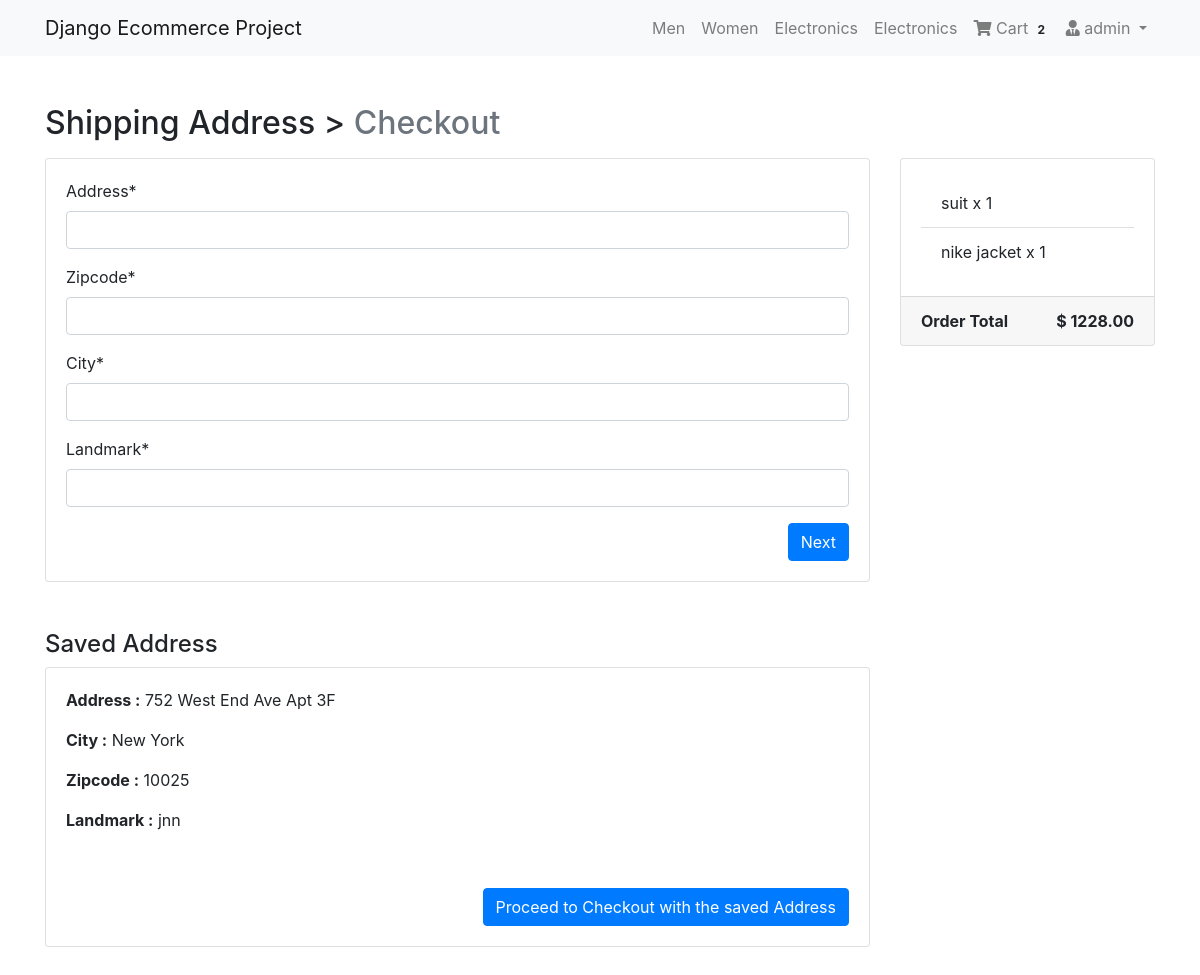
Screenshot of /checkout/ (signed in) with the database file from the repository.
### cart/models.py (models this page shows, shortened)
class Order(models.Model):
    orderitems = models.ManyToManyField(Cart)
    user = models.ForeignKey(User, on_delete=models.CASCADE)
    ordered = models.BooleanField(default=False)
    created = models.DateTimeField(auto_now_add=True)
    paymentId = models.CharField(max_length=200, blank=True, null=True)
    orderId = models.CharField(max_length=200, blank=True, null=True)
    def get_totals(self):
        total = 0
        for order_item in self.orderitems.all():
            total += order_item.get_total()
        return total

class Cart(models.Model):
    user = models.ForeignKey(User, on_delete=models.CASCADE)
    item = models.ForeignKey(Product, on_delete=models.CASCADE)
    quantity = models.IntegerField(default=1)
    purchased = models.BooleanField(default=False)
    created = models.DateTimeField(auto_now_add=True)
    def get_total(self):
        total = self.item.price * self.quantity
        floattotal = float("{0:.2f}".format(total))
        return floattotal

### checkout/models.py (models this page shows, shortened)
class BillingAddress(models.Model):
	user = models.ForeignKey(User, on_delete=models.CASCADE)
	address = models.CharField(max_length=100)
	zipcode = models.CharField(max_length=50)
	city = models.CharField(max_length=30)
	landmark = models.CharField(max_length=20)
	class Meta:
		verbose_name_plural = "Billing Addresses"

### products/models.py (models this page shows, shortened)
class Product(models.Model):
    mainimage = models.ImageField(upload_to='products/', blank=True)
    name = models.CharField(max_length=300)
    slug = models.SlugField()
    category = models.ForeignKey(Category, on_delete=models.CASCADE)
    preview_text = models.TextField(max_length=200, verbose_name='Preview Text')
    detail_text = models.TextField(max_length=1000, verbose_name='Detail Text')
    price = models.FloatField()

### checkout/views.py (the view, shortened to what this page needs)
# urls.py: path('checkout/', checkout, name="index"),
def checkout(request):
    form = BillingForm
    order_qs = Order.objects.filter(user=request.user, ordered=False)
    order_items = order_qs[0].orderitems.all()
    order_total = order_qs[0].get_totals()
    context = {"form": form, "order_items": order_items, "order_total": order_total}
    saved_address = BillingAddress.objects.filter(user=request.user)
    if saved_address.exists():
        savedAddress = saved_address.first()
        context = {"form": form, "order_items": order_items, "order_total": order_total, "savedAddress": savedAddress}
    return render(request, 'checkout/index.html', context)

### cart/templatetags/cart_tag.py (called while the page is built)
@register.filter
def cart_total(user):
    order = Order.objects.filter(user=user, ordered=False)
    if order.exists():
        return order[0].orderitems.count()
    else:
        return 0

### checkout/templates/checkout/index.html (shortened to what this page needs)
{% extends 'products/base.html' %}
{% load crispy_forms_tags %}
{% block content %}
<div class="container mt-5">
  <h2 class="mb-3">Shipping Address > <span class="text-muted">Checkout</span></h2>
  <div class="row">
    <div class="col-md-9">
     <div class="card mb-5" style="height: auto">
       <div class="card-body">
          <form method="POST">
         {{ form | crispy}}
          <button type="submit" class="btn btn-primary float-right">Next</button>
          </form>
       </div>
     </div>
      {% if savedAddress %}
      <h4>Saved Address</h4>
      <div class="card mb-5" style="height: auto">
        <div class="card-body">
          <p><b>Address :</b> {{ savedAddress.address }}</p>
          <p><b>City :</b> {{ savedAddress.city }}</p>
          <p><b>Zipcode :</b> {{ savedAddress.zipcode }}</p>
          <p><b>Landmark :</b> {{ savedAddress.landmark }}</p>
        </div>
        <div class="card-body">
           <a href="{% url 'checkout:payment' %}" class="btn btn-primary float-right">Proceed to Checkout with the saved Address</a>
        </div>
      </div>
      {% endif %}
    </div>
    <div class="col-md-3">
      <div class="card" style="height: auto">
        <div class="card-body">
          <ul class="list-group list-group-flush">
            {% for item in order_items %}
            <li class="list-group-item">{{ item.item.name }} x {{ item.quantity }}</li>
            {% endfor %}
          </ul>
        </div>
           <div class="card-footer">
            <span class="float-left"><b>Order Total</b></span>
            <span class="float-right"><b>$ {{ order_total | floatformat:2 }}</b></span>
          </div>
      </div>
    </div>
  </div>
</div>
{% endblock %}

### products/templates/products/navbar.html (shortened to what this page needs)
{% load cart_tag %}
<nav class="navbar navbar-expand-lg navbar-light bg-light">
  <div class="container">
  <a class="navbar-brand" href="/">Django Ecommerce Project</a>
  <div class="collapse navbar-collapse" id="navbarNav">
    <ul class="navbar-nav ml-auto">
      <li {% if request.path == 'contact' %}class="nav-item active"{% else %}class="nav-item"{% endif %}>
        <a class="nav-link" href="#">Men <span class="sr-only">(current)</span></a>
      </li>
      <li class="nav-item">
        <a class="nav-link" href="#">Women</a>
      </li>
      <li class="nav-item">
        <a class="nav-link" href="#">Electronics</a>
      </li>
       <li class="nav-item">
        <a class="nav-link" href="#">Electronics</a>
      </li>
      {% if request.user.is_authenticated %}
      <li class="nav-item">
        <a class="nav-link" href="{% url 'mainapp:cart-home' %}">
          <i class="fa fa-shopping-cart"></i> Cart
          <span class="badge badge-light">{{ request.user| cart_total }}</span>
        </a>
      </li>
      <li class="nav-item dropdown">
        <a class="nav-link dropdown-toggle" href="#" id="navbarDropdown" role="button" data-toggle="dropdown" aria-haspopup="true" aria-expanded="false">
          <i class="fas fa-user-tie"></i> {{ request.user.username }}
        </a>
      </li>
      {% else %}
       <li class="nav-item">
        <a  class="btn btn-primary" href="/accounts/login/">Login / Register</a>
      </li>
      {% endif %}
    </ul>
  </div>
  </div>
</nav>

### products/templates/products/base.html (style rules this page uses)
.card { height: 350px; }

### rows the page displays
BillingAddress: address "752 West End Ave Apt 3F", city "New York", zipcode "10025", landmark "jnn"
Cart: item.name "suit", quantity "1"
Cart: item.name "nike jacket", quantity "1"

### other values shown
{{ request.user| cart_total }} "2"
{{ request.user.username }} "admin"
{{ order_total | floatformat:2 }} "1228.00"
